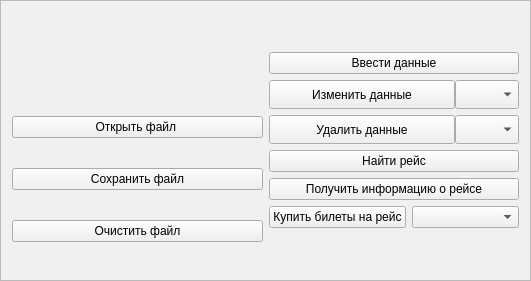
   <widget class="QFrame" name="fileFrame_2">
    <property name="geometry">
     <rect>
      <x>0</x>
      <y>400</y>
      <width>531</width>
      <height>281</height>
     </rect>
    </property>
    <property name="palette">
     <palette>
      <active>
       <colorrole role="WindowText">
        <brush brushstyle="SolidPattern">
         <color alpha="255">
          <red>0</red>
          <green>0</green>
          <blue>0</blue>
         </color>
        </brush>
       </colorrole>
       <colorrole role="Button">
        <brush brushstyle="SolidPattern">
         <color alpha="255">
          <red>240</red>
          <green>240</green>
          <blue>240</blue>
         </color>
        </brush>
       </colorrole>
       <colorrole role="Light">
        <brush brushstyle="SolidPattern">
         <color alpha="255">
          <red>255</red>
          <green>255</green>
          <blue>255</blue>
         </color>
        </brush>
       </colorrole>
       <colorrole role="Midlight">
        <brush brushstyle="SolidPattern">
         <color alpha="255">
          <red>227</red>
          <green>227</green>
          <blue>227</blue>
         </color>
        </brush>
       </colorrole>
       <colorrole role="Dark">
        <brush brushstyle="SolidPattern">
         <color alpha="255">
          <red>160</red>
          <green>160</green>
          <blue>160</blue>
         </color>
        </brush>
       </colorrole>
       <colorrole role="Mid">
        <brush brushstyle="SolidPattern">
         <color alpha="255">
          <red>160</red>
          <green>160</green>
          <blue>160</blue>
         </color>
        </brush>
       </colorrole>
       <colorrole role="Text">
        <brush brushstyle="SolidPattern">
         <color alpha="255">
          <red>0</red>
          <green>0</green>
          <blue>0</blue>
         </color>
        </brush>
       </colorrole>
       <colorrole role="BrightText">
        <brush brushstyle="SolidPattern">
         <color alpha="255">
          <red>255</red>
          <green>255</green>
          <blue>255</blue>
         </color>
        </brush>
       </colorrole>
       <colorrole role="ButtonText">
        <brush brushstyle="SolidPattern">
         <color alpha="255">
          <red>0</red>
          <green>0</green>
          <blue>0</blue>
         </color>
        </brush>
       </colorrole>
       <colorrole role="Base">
        <brush brushstyle="SolidPattern">
         <color alpha="255">
          <red>255</red>
          <green>255</green>
          <blue>255</blue>
         </color>
        </brush>
       </colorrole>
       <colorrole role="Window">
        <brush brushstyle="SolidPattern">
         <color alpha="255">
          <red>72</red>
          <green>72</green>
          <blue>72</blue>
         </color>
        </brush>
       </colorrole>
       <colorrole role="Shadow">
        <brush brushstyle="SolidPattern">
         <color alpha="255">
          <red>105</red>
          <green>105</green>
          <blue>105</blue>
         </color>
        </brush>
       </colorrole>
       <colorrole role="Highlight">
        <brush brushstyle="SolidPattern">
         <color alpha="255">
          <red>0</red>
          <green>120</green>
          <blue>215</blue>
         </color>
        </brush>
       </colorrole>
       <colorrole role="HighlightedText">
        <brush brushstyle="SolidPattern">
         <color alpha="255">
          <red>255</red>
          <green>255</green>
          <blue>255</blue>
         </color>
        </brush>
       </colorrole>
       <colorrole role="Link">
        <brush brushstyle="SolidPattern">
         <color alpha="255">
          <red>0</red>
          <green>0</green>
          <blue>255</blue>
         </color>
        </brush>
       </colorrole>
       <colorrole role="LinkVisited">
        <brush brushstyle="SolidPattern">
         <color alpha="255">
          <red>255</red>
          <green>0</green>
          <blue>255</blue>
         </color>
        </brush>
       </colorrole>
       <colorrole role="AlternateBase">
        <brush brushstyle="SolidPattern">
         <color alpha="255">
          <red>245</red>
          <green>245</green>
          <blue>245</blue>
         </color>
        </brush>
       </colorrole>
       <colorrole role="NoRole">
        <brush brushstyle="NoBrush">
         <color alpha="255">
          <red>0</red>
          <green>0</green>
          <blue>0</blue>
         </color>
        </brush>
       </colorrole>
       <colorrole role="ToolTipBase">
        <brush brushstyle="SolidPattern">
         <color alpha="255">
          <red>255</red>
          <green>255</green>
          <blue>220</blue>
         </color>
        </brush>
       </colorrole>
       <colorrole role="ToolTipText">
        <brush brushstyle="SolidPattern">
         <color alpha="255">
          <red>0</red>
          <green>0</green>
          <blue>0</blue>
         </color>
        </brush>
       </colorrole>
       <colorrole role="PlaceholderText">
        <brush brushstyle="SolidPattern">
         <color alpha="128">
          <red>0</red>
          <green>0</green>
          <blue>0</blue>
         </color>
        </brush>
       </colorrole>
      </active>
      <inactive>
       <colorrole role="WindowText">
        <brush brushstyle="SolidPattern">
         <color alpha="255">
          <red>0</red>
          <green>0</green>
          <blue>0</blue>
         </color>
        </brush>
       </colorrole>
       <colorrole role="Button">
        <brush brushstyle="SolidPattern">
         <color alpha="255">
          <red>240</red>
          <green>240</green>
          <blue>240</blue>
         </color>
        </brush>
       </colorrole>
       <colorrole role="Light">
        <brush brushstyle="SolidPattern">
         <color alpha="255">
          <red>255</red>
          <green>255</green>
          <blue>255</blue>
         </color>
        </brush>
       </colorrole>
       <colorrole role="Midlight">
        <brush brushstyle="SolidPattern">
         <color alpha="255">
          <red>227</red>
          <green>227</green>
          <blue>227</blue>
         </color>
        </brush>
       </colorrole>
       <colorrole role="Dark">
        <brush brushstyle="SolidPattern">
         <color alpha="255">
          <red>160</red>
          <green>160</green>
          <blue>160</blue>
         </color>
        </brush>
       </colorrole>
       <colorrole role="Mid">
        <brush brushstyle="SolidPattern">
         <color alpha="255">
          <red>160</red>
          <green>160</green>
          <blue>160</blue>
         </color>
        </brush>
       </colorrole>
       <colorrole role="Text">
        <brush brushstyle="SolidPattern">
         <color alpha="255">
          <red>0</red>
          <green>0</green>
          <blue>0</blue>
         </color>
        </brush>
       </colorrole>
       <colorrole role="BrightText">
        <brush brushstyle="SolidPattern">
         <color alpha="255">
          <red>255</red>
          <green>255</green>
          <blue>255</blue>
         </color>
        </brush>
       </colorrole>
       <colorrole role="ButtonText">
        <brush brushstyle="SolidPattern">
         <color alpha="255">
          <red>0</red>
          <green>0</green>
          <blue>0</blue>
         </color>
        </brush>
       </colorrole>
       <colorrole role="Base">
        <brush brushstyle="SolidPattern">
         <color alpha="255">
          <red>255</red>
          <green>255</green>
          <blue>255</blue>
         </color>
        </brush>
       </colorrole>
       <colorrole role="Window">
        <brush brushstyle="SolidPattern">
         <color alpha="255">
          <red>240</red>
          <green>240</green>
          <blue>240</blue>
         </color>
        </brush>
       </colorrole>
       <colorrole role="Shadow">
        <brush brushstyle="SolidPattern">
         <color alpha="255">
          <red>105</red>
          <green>105</green>
          <blue>105</blue>
         </color>
        </brush>
       </colorrole>
       <colorrole role="Highlight">
        <brush brushstyle="SolidPattern">
         <color alpha="255">
          <red>240</red>
          <green>240</green>
          <blue>240</blue>
         </color>
        </brush>
       </colorrole>
       <colorrole role="HighlightedText">
        <brush brushstyle="SolidPattern">
         <color alpha="255">
          <red>0</red>
          <green>0</green>
          <blue>0</blue>
         </color>
        </brush>
       </colorrole>
       <colorrole role="Link">
        <brush brushstyle="SolidPattern">
         <color alpha="255">
          <red>0</red>
          <green>0</green>
          <blue>255</blue>
         </color>
        </brush>
       </colorrole>
       <colorrole role="LinkVisited">
        <brush brushstyle="SolidPattern">
         <color alpha="255">
          <red>255</red>
          <green>0</green>
          <blue>255</blue>
         </color>
        </brush>
       </colorrole>
       <colorrole role="AlternateBase">
        <brush brushstyle="SolidPattern">
         <color alpha="255">
          <red>245</red>
          <green>245</green>
          <blue>245</blue>
         </color>
        </brush>
       </colorrole>
       <colorrole role="NoRole">
        <brush brushstyle="NoBrush">
         <color alpha="255">
          <red>0</red>
          <green>0</green>
          <blue>0</blue>
         </color>
        </brush>
       </colorrole>
       <colorrole role="ToolTipBase">
        <brush brushstyle="SolidPattern">
         <color alpha="255">
          <red>255</red>
          <green>255</green>
          <blue>220</blue>
         </color>
        </brush>
       </colorrole>
       <colorrole role="ToolTipText">
        <brush brushstyle="SolidPattern">
         <color alpha="255">
          <red>0</red>
          <green>0</green>
          <blue>0</blue>
         </color>
        </brush>
       </colorrole>
       <colorrole role="PlaceholderText">
        <brush brushstyle="SolidPattern">
         <color alpha="128">
          <red>0</red>
          <green>0</green>
          <blue>0</blue>
         </color>
        </brush>
       </colorrole>
      </inactive>
      <disabled>
       <colorrole role="WindowText">
        <brush brushstyle="SolidPattern">
         <color alpha="255">
          <red>120</red>
          <green>120</green>
          <blue>120</blue>
         </color>
        </brush>
       </colorrole>
       <colorrole role="Button">
        <brush brushstyle="SolidPattern">
         <color alpha="255">
          <red>240</red>
          <green>240</green>
          <blue>240</blue>
         </color>
        </brush>
       </colorrole>
       <colorrole role="Light">
        <brush brushstyle="SolidPattern">
         <color alpha="255">
          <red>255</red>
          <green>255</green>
          <blue>255</blue>
         </color>
        </brush>
       </colorrole>
       <colorrole role="Midlight">
        <brush brushstyle="SolidPattern">
         <color alpha="255">
          <red>247</red>
          <green>247</green>
          <blue>247</blue>
         </color>
        </brush>
       </colorrole>
       <colorrole role="Dark">
        <brush brushstyle="SolidPattern">
         <color alpha="255">
          <red>160</red>
          <green>160</green>
          <blue>160</blue>
         </color>
        </brush>
       </colorrole>
       <colorrole role="Mid">
        <brush brushstyle="SolidPattern">
         <color alpha="255">
          <red>160</red>
          <green>160</green>
          <blue>160</blue>
         </color>
        </brush>
       </colorrole>
       <colorrole role="Text">
        <brush brushstyle="SolidPattern">
         <color alpha="255">
          <red>120</red>
          <green>120</green>
          <blue>120</blue>
         </color>
        </brush>
       </colorrole>
       <colorrole role="BrightText">
        <brush brushstyle="SolidPattern">
         <color alpha="255">
          <red>255</red>
          <green>255</green>
          <blue>255</blue>
         </color>
        </brush>
       </colorrole>
       <colorrole role="ButtonText">
        <brush brushstyle="SolidPattern">
         <color alpha="255">
          <red>120</red>
          <green>120</green>
          <blue>120</blue>
         </color>
        </brush>
       </colorrole>
       <colorrole role="Base">
        <brush brushstyle="SolidPattern">
         <color alpha="255">
          <red>72</red>
          <green>72</green>
          <blue>72</blue>
         </color>
        </brush>
       </colorrole>
       <colorrole role="Window">
        <brush brushstyle="SolidPattern">
         <color alpha="255">
          <red>72</red>
          <green>72</green>
          <blue>72</blue>
         </color>
        </brush>
       </colorrole>
       <colorrole role="Shadow">
        <brush brushstyle="SolidPattern">
         <color alpha="255">
          <red>0</red>
          <green>0</green>
          <blue>0</blue>
         </color>
        </brush>
       </colorrole>
       <colorrole role="Highlight">
        <brush brushstyle="SolidPattern">
         <color alpha="255">
          <red>0</red>
          <green>120</green>
          <blue>215</blue>
         </color>
        </brush>
       </colorrole>
       <colorrole role="HighlightedText">
        <brush brushstyle="SolidPattern">
         <color alpha="255">
          <red>255</red>
          <green>255</green>
          <blue>255</blue>
         </color>
        </brush>
       </colorrole>
       <colorrole role="Link">
        <brush brushstyle="SolidPattern">
         <color alpha="255">
          <red>0</red>
          <green>0</green>
          <blue>255</blue>
         </color>
        </brush>
       </colorrole>
       <colorrole role="LinkVisited">
        <brush brushstyle="SolidPattern">
         <color alpha="255">
          <red>255</red>
          <green>0</green>
          <blue>255</blue>
         </color>
        </brush>
       </colorrole>
       <colorrole role="AlternateBase">
        <brush brushstyle="SolidPattern">
         <color alpha="255">
          <red>245</red>
          <green>245</green>
          <blue>245</blue>
         </color>
        </brush>
       </colorrole>
       <colorrole role="NoRole">
        <brush brushstyle="NoBrush">
         <color alpha="255">
          <red>0</red>
          <green>0</green>
          <blue>0</blue>
         </color>
        </brush>
       </colorrole>
       <colorrole role="ToolTipBase">
        <brush brushstyle="SolidPattern">
         <color alpha="255">
          <red>255</red>
          <green>255</green>
          <blue>220</blue>
         </color>
        </brush>
       </colorrole>
       <colorrole role="ToolTipText">
        <brush brushstyle="SolidPattern">
         <color alpha="255">
          <red>0</red>
          <green>0</green>
          <blue>0</blue>
         </color>
        </brush>
       </colorrole>
       <colorrole role="PlaceholderText">
        <brush brushstyle="SolidPattern">
         <color alpha="128">
          <red>0</red>
          <green>0</green>
          <blue>0</blue>
         </color>
        </brush>
       </colorrole>
      </disabled>
     </palette>
    </property>
    <property name="autoFillBackground">
     <bool>true</bool>
    </property>
    <property name="frameShape">
     <enum>QFrame::StyledPanel</enum>
    </property>
    <property name="frameShadow">
     <enum>QFrame::Raised</enum>
    </property>
    <layout class="QHBoxLayout" name="horizontalLayout_2">
     <item>
      <layout class="QVBoxLayout" name="verticalLayout_12">
       <item>
        <widget class="QLabel" name="fileStatment">
         <property name="minimumSize">
          <size>
           <width>0</width>
           <height>0</height>
          </size>
         </property>
         <property name="maximumSize">
          <size>
           <width>16777215</width>
           <height>50</height>
          </size>
         </property>
         <property name="text">
          <string/>
         </property>
         <property name="alignment">
          <set>Qt::AlignCenter</set>
         </property>
        </widget>
       </item>
       <item>
        <widget class="QPushButton" name="pushButton_9">
         <property name="text">
          <string>Открыть файл </string>
         </property>
        </widget>
       </item>
       <item>
        <widget class="QPushButton" name="pushButton_10">
         <property name="text">
          <string>Сохранить файл</string>
         </property>
        </widget>
       </item>
       <item>
        <widget class="QPushButton" name="pushButton_3">
         <property name="text">
          <string>Очистить файл</string>
         </property>
        </widget>
       </item>
      </layout>
     </item>
     <item>
      <layout class="QVBoxLayout" name="verticalLayout_4">
       <item>
        <layout class="QVBoxLayout" name="verticalLayout_19">
         <item>
          <widget class="QPushButton" name="pushButton_4">
           <property name="text">
            <string>Ввести данные</string>
           </property>
          </widget>
         </item>
         <item>
          <layout class="QHBoxLayout" name="horizontalLayout_7">
           <property name="spacing">
            <number>0</number>
           </property>
           <property name="sizeConstraint">
            <enum>QLayout::SetNoConstraint</enum>
           </property>
           <item>
            <widget class="QPushButton" name="pushButton_5">
             <property name="maximumSize">
              <size>
               <width>248</width>
               <height>29</height>
              </size>
             </property>
             <property name="text">
              <string>Изменить данные</string>
             </property>
            </widget>
           </item>
           <item>
            <widget class="QComboBox" name="comboBox">
             <property name="maximumSize">
              <size>
               <width>64</width>
               <height>29</height>
              </size>
             </property>
            </widget>
           </item>
          </layout>
         </item>
         <item>
          <layout class="QHBoxLayout" name="horizontalLayout_12">
           <property name="spacing">
            <number>0</number>
           </property>
           <property name="sizeConstraint">
            <enum>QLayout::SetNoConstraint</enum>
           </property>
           <item>
            <widget class="QPushButton" name="pushButton_13">
             <property name="maximumSize">
              <size>
               <width>248</width>
               <height>29</height>
              </size>
             </property>
             <property name="text">
              <string>Удалить данные</string>
             </property>
            </widget>
           </item>
           <item>
            <widget class="QComboBox" name="comboBox_3">
             <property name="maximumSize">
              <size>
               <width>64</width>
               <height>29</height>
              </size>
             </property>
            </widget>
           </item>
          </layout>
         </item>
         <item>
          <layout class="QVBoxLayout" name="verticalLayout_11">
           <item>
            <widget class="QPushButton" name="pushButton_7">
             <property name="text">
              <string>Найти рейс</string>
             </property>
            </widget>
           </item>
           <item>
            <widget class="QPushButton" name="pushButton_6">
             <property name="text">
              <string>Получить информацию о рейсе</string>
             </property>
            </widget>
           </item>
           <item>
            <layout class="QHBoxLayout" name="horizontalLayout_10">
             <item>
              <widget class="QPushButton" name="pushButton_2">
               <property name="text">
                <string>Купить билеты на рейс</string>
               </property>
              </widget>
             </item>
             <item>
              <widget class="QComboBox" name="comboBox_2"/>
             </item>
            </layout>
           </item>
          </layout>
         </item>
        </layout>
       </item>
      </layout>
     </item>
    </layout>
   </widget>
